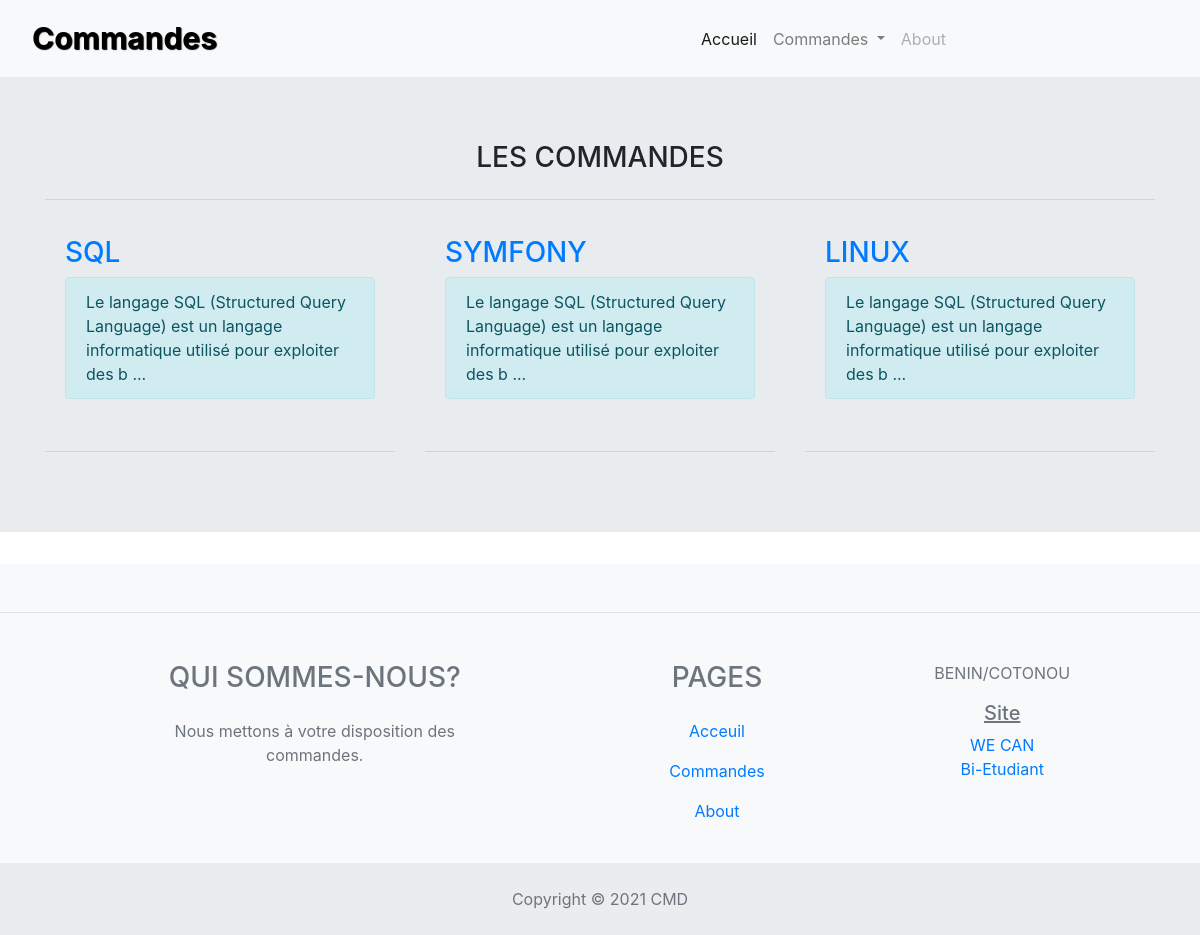
/vue/index.php, run on an earlier commit of the app's database.
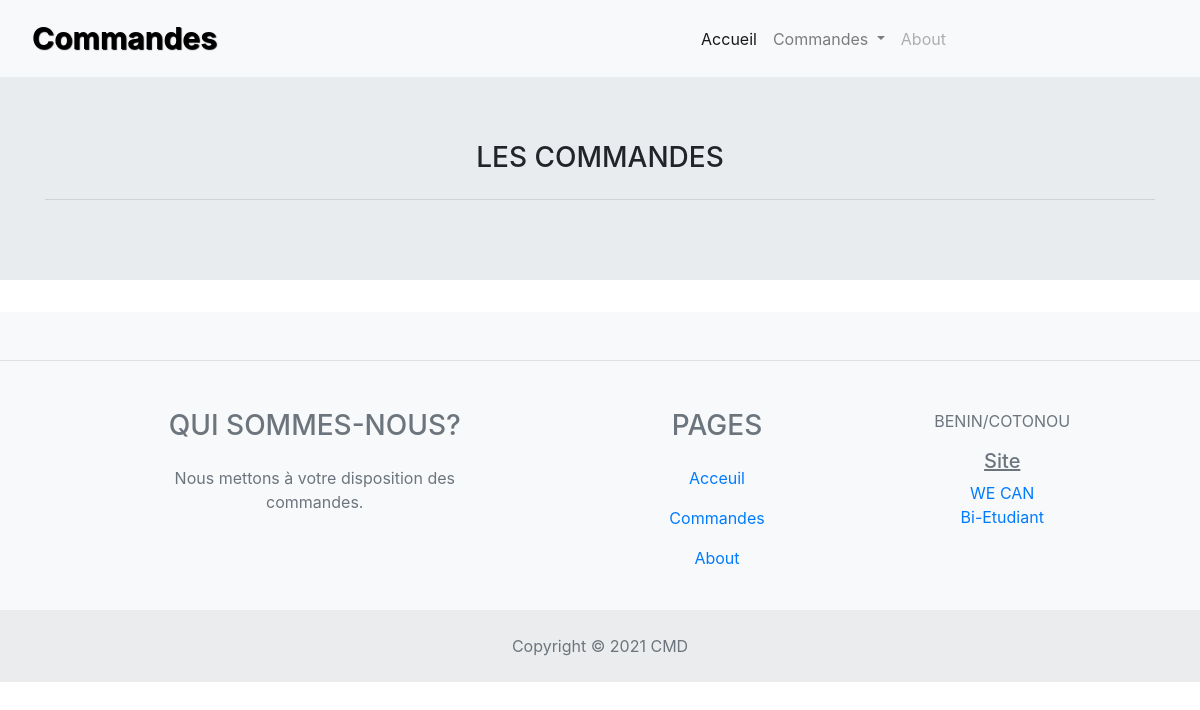
And on a later commit of the database.
### tables this page shows
CREATE TABLE `listescmd` (
  `id` int(11) NOT NULL,
  `categorie` text NOT NULL,
  `details` text NOT NULL
);

### module/generalFonction.php (called while the page is built, shortened)
<?php
try {
    $connexion = new PDO(
        'mysql:host=localhost;dbname=cmdprojet',
        'root',
        '',
        array(PDO::ATTR_ERRMODE => PDO::ERRMODE_EXCEPTION)
    );
} catch (Exception $e) {
    die('Erreur : ' . $e->getMessage());
}
function text_maj( string $text_min ):string{
    return strtoupper($text_min);
}
function get_line_categorie( int $id_categorie ):array{
    global $connexion;
    $sql = $connexion->prepare(
        'SELECT * FROM listescmd WHERE id = :id'
    );
    $sql->execute(
        array(
            'id'    => $id_categorie
        )
    );
    $ans = $sql->fetch();
    if($ans != null)
        return $ans;
    else
        return array();
}
function detailsListe( int $id_categorie ):array{
    $val = get_line_categorie( $id_categorie );
    $ans = unserialize($val['details']);
    if($ans != null)
        return $ans;
    else
        return array();
}
function get_mean_cmd( $id_categorie ):string{
    $info = detailsListe( $id_categorie )['signification'];
    return $info;
}
function get_cmd():array{
    global $connexion;
    $sql = $connexion->prepare(
        'SELECT id, categorie FROM listescmd'
    );
    $sql->execute();
    $ans = $sql->fetchAll();
    if( $ans != null )
        return $ans;
    else
        return array();
}

### vue/accueil.php (the view, shortened to what this page needs)
<div class="jumbotron jumbotron-fluid">
    <div class="container">
        <div class="row">
            <div class="col-sm-2"></div>
            <div class="col-sm-8">
                <h3 class="display-6 text-center">LES COMMANDES</h3>
            </div>
        </div>
        <hr>
        <div class="row">
            <?php
            foreach (get_cmd() as $key => $value) {
                $lien = 'index.php?pg=commandes&' . md5('id_categorie') . '=' . $value['id'];
            ?>
                <div class="col-sm-4">
                    <div class="card-body">
                        <blockquote class="blockquote mb-0">
                            <a href="<?= $lien; ?>">
                                <h3><?= text_maj($value['categorie']) ?></h3>
                            </a>
                        </blockquote>
                        <p class="alert alert-info">
                            <?= substr( stripslashes( nl2br( get_mean_cmd($value['id'] ) ) ), 0, 100); ?> ...
                        </p>
                    </div>
                    <hr>
                </div>
            <?php
            }
            ?>
        </div>
    </div>
</div>

What changed in the data, as far as the page shows it:
removed listescmd: categorie "SQL", id+details "Le langage SQL (Structured Query Language) est un langage informatique utilisé pour exploiter des b"
removed listescmd: categorie "SYMFONY", id+details "Le langage SQL (Structured Query Language) est un langage informatique utilisé pour exploiter des b"
removed listescmd: categorie "LINUX", id+details "Le langage SQL (Structured Query Language) est un langage informatique utilisé pour exploiter des b"
